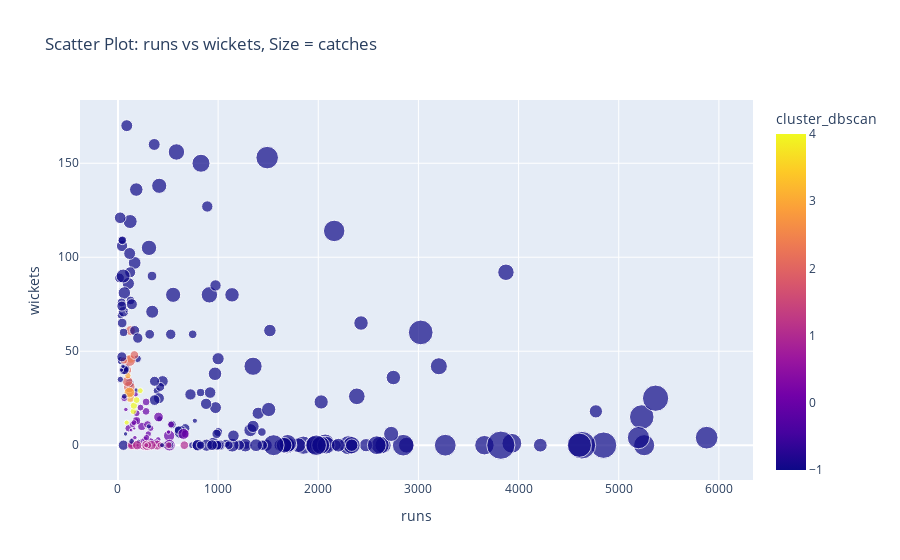

This figure's notebook cell:
### Code cell
plot_clusters('runs','wickets','cluster_dbscan','catches')

### Figure 1 — Plotly figure (JSON) as saved in the notebook; plotly's stock layout.template omitted (floating-point values rounded to 4 significant figures; data arrays with more than 128 entries replaced by an {"elided": "..."} marker saying what was removed)
{"data": [{"customdata": {"elided": "251x1 str values"}, "hovertemplate": "runs=%{x}<br>wickets=%{y}<br>catches=%{marker.size}<br>name=%{customdata[0]}<br>cluster_dbscan=%{marker.color}<extra></extra>", "legendgroup": "", "marker": {"color": {"elided": "251 int values"}, "coloraxis": "coloraxis", "size": {"elided": "251 int values"}, "sizemode": "area", "sizeref": 0.295, "symbol": "circle"}, "mode": "markers", "name": "", "orientation": "v", "showlegend": false, "type": "scatter", "x": {"elided": "251 int values"}, "xaxis": "x", "y": {"elided": "251 int values"}, "yaxis": "y"}], "layout": {"coloraxis": {"colorbar": {"title": {"text": "cluster_dbscan"}}, "colorscale": [[0, "#0d0887"], [0.1111, "#46039f"], [0.2222, "#7201a8"], [0.3333, "#9c179e"], [0.4444, "#bd3786"], [0.5556, "#d8576b"], [0.6667, "#ed7953"], [0.7778, "#fb9f3a"], [0.8889, "#fdca26"], [1, "#f0f921"]]}, "legend": {"itemsizing": "constant", "tracegroupgap": 0}, "title": {"text": "Scatter Plot: runs vs wickets, Size = catches"}, "xaxis": {"anchor": "y", "domain": [0, 1], "title": {"text": "runs"}}, "yaxis": {"anchor": "x", "domain": [0, 1], "title": {"text": "wickets"}}}}
